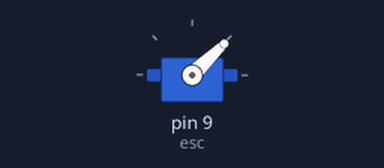
Bench run of a sketch on a simulated Arduino Uno, built with avr-gcc and run on an emulated ATmega328P. Parts: servo.

Above: at 2.05 s.
At 4.55 s:
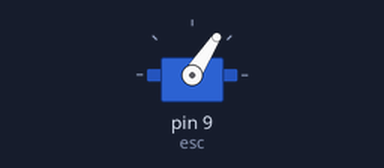
At 7.05 s:
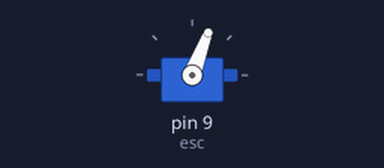
At 12.05 s:
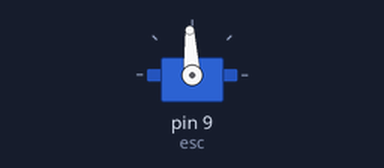
Timing chart, 0 to 15.1 s (numbered marks = the images above):
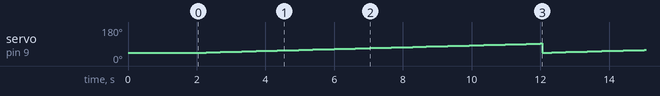

The sketch:

testBrushlessMotorV2.ino
```cpp
// (licence header left out)
// // Include the PPM library
// #include "ppm.h"

// // PPM channel layout (update for your situation)
// #define PITCH       2

// // Variable to store the PPM values per channel
// short pitch;

// // consider channel at 0 until at least this much is sensed
// const int INPUT_DEADBAND = 10;

// // Loop interval time
// const long interval = 10; //default 10
// unsigned long previousMillis = 0;

// void setup() {
//   Serial.begin(115200);

//   Serial.write("#254RESET\r");
//   delay(2000);  // wait 2 sec for reboot

//   // Start the PPM function on PIN A3
//   ppm.begin(A3, false);

//   // LED Color
//   Serial.println("#254LED3"); // 3 = blue
// }

// void loop() {
//   // Interval at which the PPM & LSS Output are updated
//   unsigned long currentMillis = millis();
//   if (currentMillis - previousMillis >= interval) {
//     previousMillis = currentMillis;
//     PPMupdate();
//     LSSupdate();
//   }
// }

// // Updating all the PPM values to each channel Variable
// void PPMupdate()
// {
//   pitch = constrain(map(ppm.read_midstick(PITCH, INPUT_DEADBAND), -500, 500, -1023, 1023), -1023, 1023);
// }

// // Updating the positions of each LSS's
// void LSSupdate()
// {
//   if ((pitch >=-1) && (pitch<= 1)){
//     Serial.println("#3RDM0");
//   }
//   else{
//     Serial.print("#3RDM");
//     Serial.println(pitch);
//   }

// }

// #include <Servo.h>

// Servo esc;  // Create a servo object to control the ESC

// void setup() {
//   esc.attach(9);  // Attach the ESC signal pin to pin 9
//   // It's important to start with the ESC powered off or with the throttle at its lowest position
//   esc.writeMicroseconds(1000);  // Send a low signal to arm the ESC
//   delay(2000);  // Wait 2 seconds for the ESC to initialize
// }

// void loop() {
//   // The loop below sweeps the motor speed from minimum to maximum and back
//   for (int speed = 1000; speed <= 2000; speed += 10) { // Gradually increase speed
//     esc.writeMicroseconds(speed);
//     delay(15);
//   }
//   for (int speed = 2000; speed >= 1000; speed -= 10) { // Gradually decrease speed
//     esc.writeMicroseconds(speed);
//     delay(15);
//   }
// }


#include <Servo.h>

Servo esc;  // Create a servo object to control the ESC

void setup() {
  esc.attach(9);  // Attach the ESC signal pin to pin 9
  esc.writeMicroseconds(1000);  // Send a low signal to arm the ESC
  delay(2000);  // Wait 2 seconds for the ESC to initialize
}

void loop() {
  for (int speed = 1000; speed <= 1500; speed++) {  // Sweep from min to max
    esc.writeMicroseconds(speed);
    delay(20);
  }
  // esc.writeMicroseconds(2000);
  // delay(20);  // Wait for a second before repeating
}

// #include <Servo.h>

// Servo esc;  // Create a servo object to control the ESC

// void setup() {
//   esc.attach(9);  // Attach the ESC signal pin to pin 9
//   esc.writeMicroseconds(1000);  // Send a low signal to arm the ESC
//   delay(2000);  // Wait 2 seconds for the ESC to initialize
//   esc.writeMicroseconds(1500);  // Set a constant moderate speed
// }

// void loop() {
//   // The loop is intentionally left empty to maintain a constant speed
// }
```

Measured:
- by itself, servo on pin 9 (esc): ramps from 44° to 93° and jumps back, once every 10.1 s
